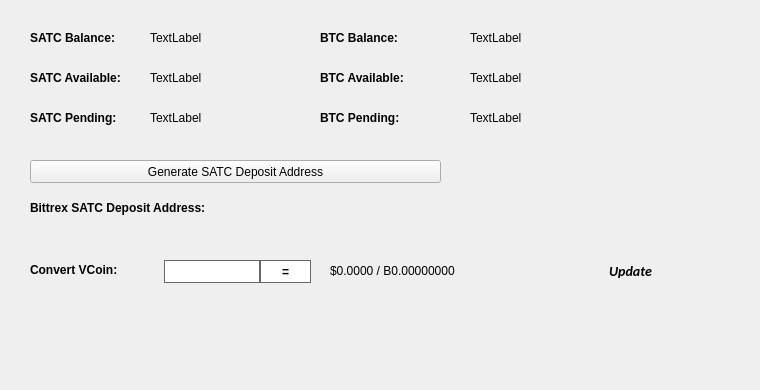
   <widget class="QWidget" name="BalanceTab">
    <attribute name="title">
     <string>Balance</string>
    </attribute>
    <widget class="QLabel" name="BitcoinBalanceLabel">
     <property name="geometry">
      <rect>
       <x>470</x>
       <y>30</y>
       <width>150</width>
       <height>16</height>
      </rect>
     </property>
     <property name="text">
      <string>TextLabel</string>
     </property>
    </widget>
    <widget class="QLabel" name="SATCBalanceLabel">
     <property name="geometry">
      <rect>
       <x>150</x>
       <y>30</y>
       <width>150</width>
       <height>16</height>
      </rect>
     </property>
     <property name="text">
      <string>TextLabel</string>
     </property>
    </widget>
    <widget class="QLabel" name="label_11">
     <property name="geometry">
      <rect>
       <x>30</x>
       <y>30</y>
       <width>101</width>
       <height>16</height>
      </rect>
     </property>
     <property name="font">
      <font>
       <weight>75</weight>
       <bold>true</bold>
      </font>
     </property>
     <property name="text">
      <string>SATC Balance:</string>
     </property>
    </widget>
    <widget class="QLabel" name="label_12">
     <property name="geometry">
      <rect>
       <x>320</x>
       <y>30</y>
       <width>101</width>
       <height>16</height>
      </rect>
     </property>
     <property name="font">
      <font>
       <weight>75</weight>
       <bold>true</bold>
      </font>
     </property>
     <property name="text">
      <string>BTC Balance:</string>
     </property>
    </widget>
    <widget class="QLabel" name="SATCAvailableLabel_2">
     <property name="geometry">
      <rect>
       <x>150</x>
       <y>70</y>
       <width>150</width>
       <height>16</height>
      </rect>
     </property>
     <property name="text">
      <string>TextLabel</string>
     </property>
    </widget>
    <widget class="QLabel" name="label_13">
     <property name="geometry">
      <rect>
       <x>30</x>
       <y>70</y>
       <width>111</width>
       <height>16</height>
      </rect>
     </property>
     <property name="font">
      <font>
       <weight>75</weight>
       <bold>true</bold>
      </font>
     </property>
     <property name="text">
      <string>SATC Available:</string>
     </property>
    </widget>
    <widget class="QLabel" name="label_14">
     <property name="geometry">
      <rect>
       <x>30</x>
       <y>110</y>
       <width>101</width>
       <height>16</height>
      </rect>
     </property>
     <property name="font">
      <font>
       <weight>75</weight>
       <bold>true</bold>
      </font>
     </property>
     <property name="text">
      <string>SATC Pending:</string>
     </property>
    </widget>
    <widget class="QLabel" name="SATCPendingLabel">
     <property name="geometry">
      <rect>
       <x>150</x>
       <y>110</y>
       <width>150</width>
       <height>16</height>
      </rect>
     </property>
     <property name="text">
      <string>TextLabel</string>
     </property>
    </widget>
    <widget class="QLabel" name="label_15">
     <property name="geometry">
      <rect>
       <x>320</x>
       <y>70</y>
       <width>111</width>
       <height>16</height>
      </rect>
     </property>
     <property name="font">
      <font>
       <weight>75</weight>
       <bold>true</bold>
      </font>
     </property>
     <property name="text">
      <string>BTC Available:</string>
     </property>
    </widget>
    <widget class="QLabel" name="BitcoinAvailableLabel">
     <property name="geometry">
      <rect>
       <x>470</x>
       <y>70</y>
       <width>150</width>
       <height>16</height>
      </rect>
     </property>
     <property name="text">
      <string>TextLabel</string>
     </property>
    </widget>
    <widget class="QLabel" name="label_31">
     <property name="geometry">
      <rect>
       <x>320</x>
       <y>110</y>
       <width>111</width>
       <height>16</height>
      </rect>
     </property>
     <property name="font">
      <font>
       <weight>75</weight>
       <bold>true</bold>
      </font>
     </property>
     <property name="text">
      <string>BTC Pending:</string>
     </property>
    </widget>
    <widget class="QLabel" name="BitcoinPendingLabel">
     <property name="geometry">
      <rect>
       <x>470</x>
       <y>110</y>
       <width>150</width>
       <height>16</height>
      </rect>
     </property>
     <property name="text">
      <string>TextLabel</string>
     </property>
    </widget>
    <widget class="QLabel" name="label_33">
     <property name="geometry">
      <rect>
       <x>30</x>
       <y>200</y>
       <width>221</width>
       <height>16</height>
      </rect>
     </property>
     <property name="font">
      <font>
       <weight>75</weight>
       <bold>true</bold>
      </font>
     </property>
     <property name="text">
      <string>Bittrex SATC Deposit Address:</string>
     </property>
    </widget>
    <widget class="QPushButton" name="GenDepositBTN">
     <property name="geometry">
      <rect>
       <x>30</x>
       <y>160</y>
       <width>411</width>
       <height>23</height>
      </rect>
     </property>
     <property name="text">
      <string>Generate SATC Deposit Address</string>
     </property>
     <property name="icon">
      <iconset resource="../satc.qrc">
       <normaloff>:/icons/bitcoin</normaloff>:/icons/bitcoin</iconset>
     </property>
    </widget>
    <widget class="QLabel" name="DepositAddressLabel">
     <property name="geometry">
      <rect>
       <x>200</x>
       <y>200</y>
       <width>261</width>
       <height>16</height>
      </rect>
     </property>
     <property name="palette">
      <palette>
       <active>
        <colorrole role="WindowText">
         <brush brushstyle="SolidPattern">
          <color alpha="255">
           <red>0</red>
           <green>0</green>
           <blue>0</blue>
          </color>
         </brush>
        </colorrole>
        <colorrole role="Text">
         <brush brushstyle="SolidPattern">
          <color alpha="255">
           <red>0</red>
           <green>0</green>
           <blue>255</blue>
          </color>
         </brush>
        </colorrole>
       </active>
       <inactive>
        <colorrole role="WindowText">
         <brush brushstyle="SolidPattern">
          <color alpha="255">
           <red>0</red>
           <green>0</green>
           <blue>0</blue>
          </color>
         </brush>
        </colorrole>
        <colorrole role="Text">
         <brush brushstyle="SolidPattern">
          <color alpha="255">
           <red>0</red>
           <green>0</green>
           <blue>255</blue>
          </color>
         </brush>
        </colorrole>
       </inactive>
       <disabled>
        <colorrole role="WindowText">
         <brush brushstyle="SolidPattern">
          <color alpha="255">
           <red>120</red>
           <green>120</green>
           <blue>120</blue>
          </color>
         </brush>
        </colorrole>
        <colorrole role="Text">
         <brush brushstyle="SolidPattern">
          <color alpha="255">
           <red>120</red>
           <green>120</green>
           <blue>120</blue>
          </color>
         </brush>
        </colorrole>
       </disabled>
      </palette>
     </property>
     <property name="font">
      <font>
       <weight>75</weight>
       <bold>true</bold>
      </font>
     </property>
     <property name="text">
      <string/>
     </property>
     <property name="alignment">
      <set>Qt::AlignRight|Qt::AlignTrailing|Qt::AlignVCenter</set>
     </property>
     <property name="textInteractionFlags">
      <set>Qt::LinksAccessibleByMouse|Qt::TextSelectableByKeyboard|Qt::TextSelectableByMouse</set>
     </property>
    </widget>
    <widget class="QLabel" name="label_8">
     <property name="geometry">
      <rect>
       <x>460</x>
       <y>300</y>
       <width>281</width>
       <height>81</height>
      </rect>
     </property>
     <property name="text">
      <string/>
     </property>
     <property name="pixmap">
      <pixmap>:/images/bittrex</pixmap>
     </property>
    </widget>
    <widget class="QWidget" name="widgetConversion" native="true">
     <property name="geometry">
      <rect>
       <x>0</x>
       <y>250</y>
       <width>751</width>
       <height>43</height>
      </rect>
     </property>
     <property name="minimumSize">
      <size>
       <width>0</width>
       <height>43</height>
      </size>
     </property>
     <property name="styleSheet">
      <string notr="true"/>
     </property>
     <widget class="QPushButton" name="btnUpdateMarketData">
      <property name="geometry">
       <rect>
        <x>575</x>
        <y>0</y>
        <width>111</width>
        <height>41</height>
       </rect>
      </property>
      <property name="sizePolicy">
       <sizepolicy hsizetype="Expanding" vsizetype="Expanding">
        <horstretch>0</horstretch>
        <verstretch>0</verstretch>
       </sizepolicy>
      </property>
      <property name="font">
       <font>
        <family>calibri</family>
        <pointsize>-1</pointsize>
        <weight>75</weight>
        <italic>true</italic>
        <bold>true</bold>
       </font>
      </property>
      <property name="styleSheet">
       <string notr="true">margin:0px;text-align:center;padding:2px;border-radius:3px;font-style:italic;width:100px;font-size:14px;font-family:calibri;font-weight:600;</string>
      </property>
      <property name="text">
       <string>Update</string>
      </property>
      <property name="iconSize">
       <size>
        <width>150</width>
        <height>35</height>
       </size>
      </property>
      <property name="autoDefault">
       <bool>true</bool>
      </property>
      <property name="default">
       <bool>true</bool>
      </property>
     </widget>
     <widget class="QLabel" name="lblConvertVCoin">
      <property name="geometry">
       <rect>
        <x>30</x>
        <y>10</y>
        <width>131</width>
        <height>20</height>
       </rect>
      </property>
      <property name="styleSheet">
       <string notr="true"/>
      </property>
      <property name="text">
       <string>&lt;html&gt;&lt;head/&gt;&lt;body&gt;&lt;p&gt;&lt;span style=&quot; font-weight:600;&quot;&gt;Convert VCoin:&lt;/span&gt;&lt;/p&gt;&lt;/body&gt;&lt;/html&gt;</string>
      </property>
     </widget>
     <widget class="QLineEdit" name="txtConvertVCoinQty">
      <property name="geometry">
       <rect>
        <x>160</x>
        <y>10</y>
        <width>100</width>
        <height>23</height>
       </rect>
      </property>
      <property name="minimumSize">
       <size>
        <width>100</width>
        <height>23</height>
       </size>
      </property>
      <property name="maximumSize">
       <size>
        <width>100</width>
        <height>16777215</height>
       </size>
      </property>
      <property name="styleSheet">
       <string notr="true">border: 1px solid #61696c;margin-left:4px;</string>
      </property>
     </widget>
     <widget class="QPushButton" name="btnConvertSATC">
      <property name="geometry">
       <rect>
        <x>260</x>
        <y>10</y>
        <width>51</width>
        <height>23</height>
       </rect>
      </property>
      <property name="minimumSize">
       <size>
        <width>0</width>
        <height>23</height>
       </size>
      </property>
      <property name="styleSheet">
       <string notr="true">border:1px solid #61696c;background:white;font-weight:600;</string>
      </property>
      <property name="text">
       <string>=</string>
      </property>
     </widget>
     <widget class="QLabel" name="lblConvertVCoinResults">
      <property name="geometry">
       <rect>
        <x>330</x>
        <y>0</y>
        <width>201</width>
        <height>41</height>
       </rect>
      </property>
      <property name="styleSheet">
       <string notr="true"/>
      </property>
      <property name="text">
       <string>$0.0000 / B0.00000000</string>
      </property>
     </widget>
     <widget class="QLabel" name="iconOverviewUpdateWait">
      <property name="geometry">
       <rect>
        <x>670</x>
        <y>10</y>
        <width>24</width>
        <height>24</height>
       </rect>
      </property>
      <property name="text">
       <string/>
      </property>
      <property name="pixmap">
       <pixmap resource="../satc.qrc">:/icons/transaction_1</pixmap>
      </property>
      <property name="scaledContents">
       <bool>true</bool>
      </property>
      <property name="alignment">
       <set>Qt::AlignCenter</set>
      </property>
     </widget>
    </widget>
   </widget>
